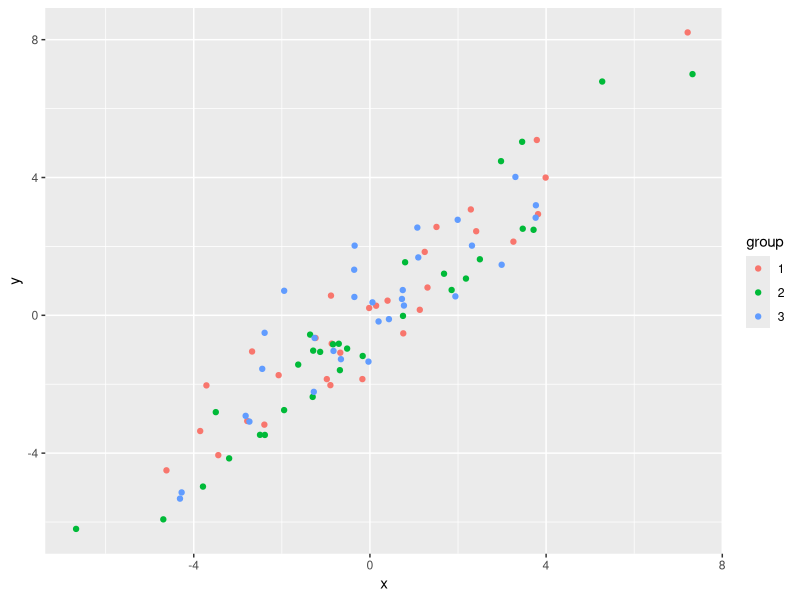
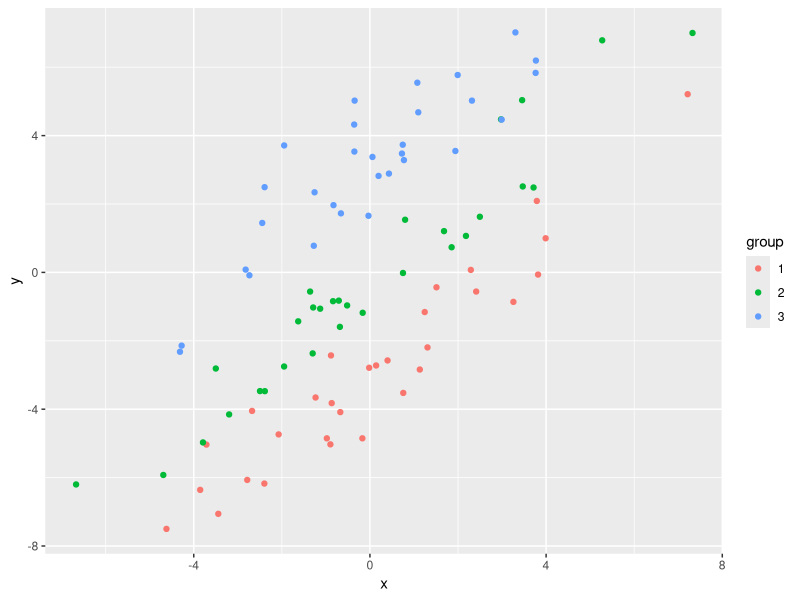
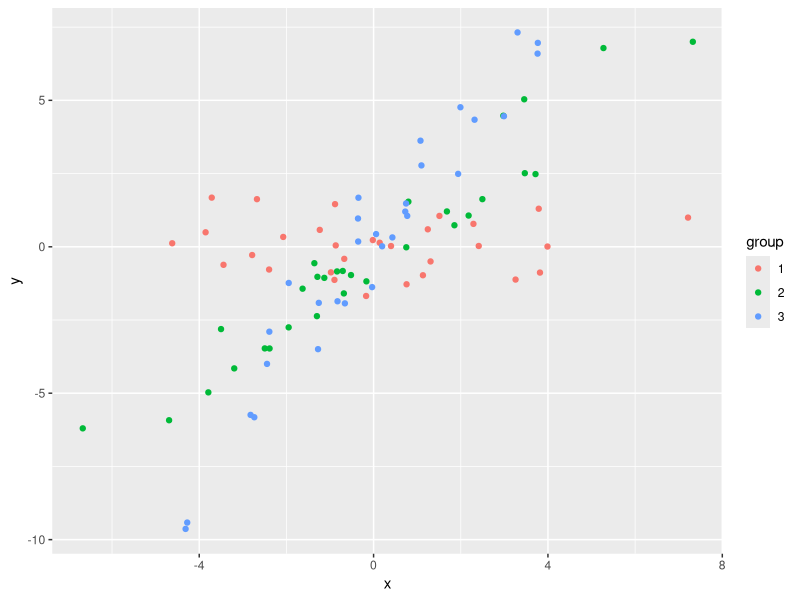
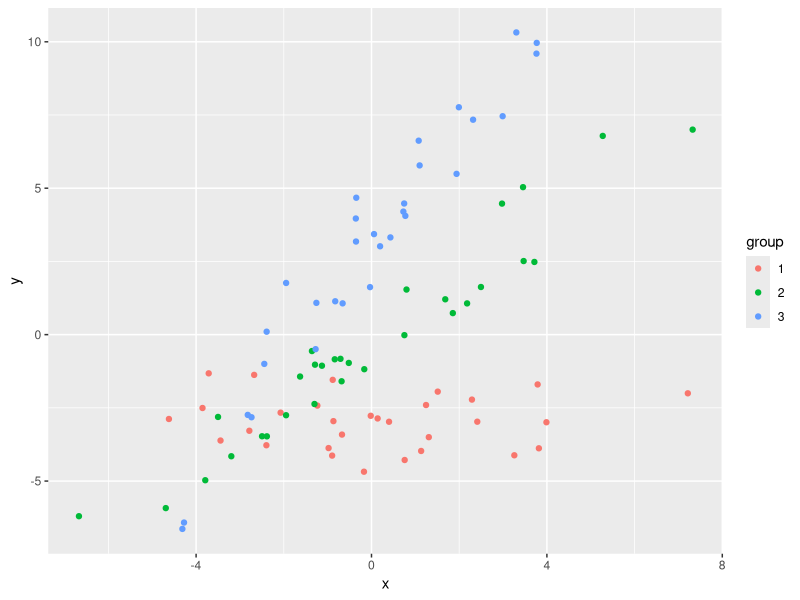

Source code (R) for these figures, in order:
## ---- chunk 1
knitr::opts_chunk$set(echo = TRUE)
## ---- chunk 2
library(ggplot2)
library(lme4)
## ---- chunk 3
set.seed(0)
n <- 90
group <- factor(rep(1:3, each = n / 3))
x <- rnorm(n) * 3
eps <- rnorm(n)
shared_intercept <- 0
shared_slope <- 1
group_intercept <- c(-3, 0, 3)
group_slope <- c(-1, 0, 1)
## ---- chunk 4
y <- shared_intercept + shared_slope * x + eps
df <- data.frame(group, x, y)
ggplot(df, aes(x = x, y = y, color = group)) +
  geom_point()
## ---- chunk 5
y <- (shared_intercept + group_intercept[group]) + shared_slope * x + eps
df <- data.frame(group, x, y)
ggplot(df, aes(x = x, y = y, color = group)) +
  geom_point()
## ---- chunk 6
y <- shared_intercept + (shared_slope + group_slope[group]) * x + eps
df <- data.frame(group, x, y)
ggplot(df, aes(x = x, y = y, color = group)) +
  geom_point()
## ---- chunk 7
y <- (shared_intercept + group_intercept[group]) + (shared_slope + group_slope[group]) * x + eps
df <- data.frame(group, x, y)
ggplot(df, aes(x = x, y = y, color = group)) +
  geom_point()
